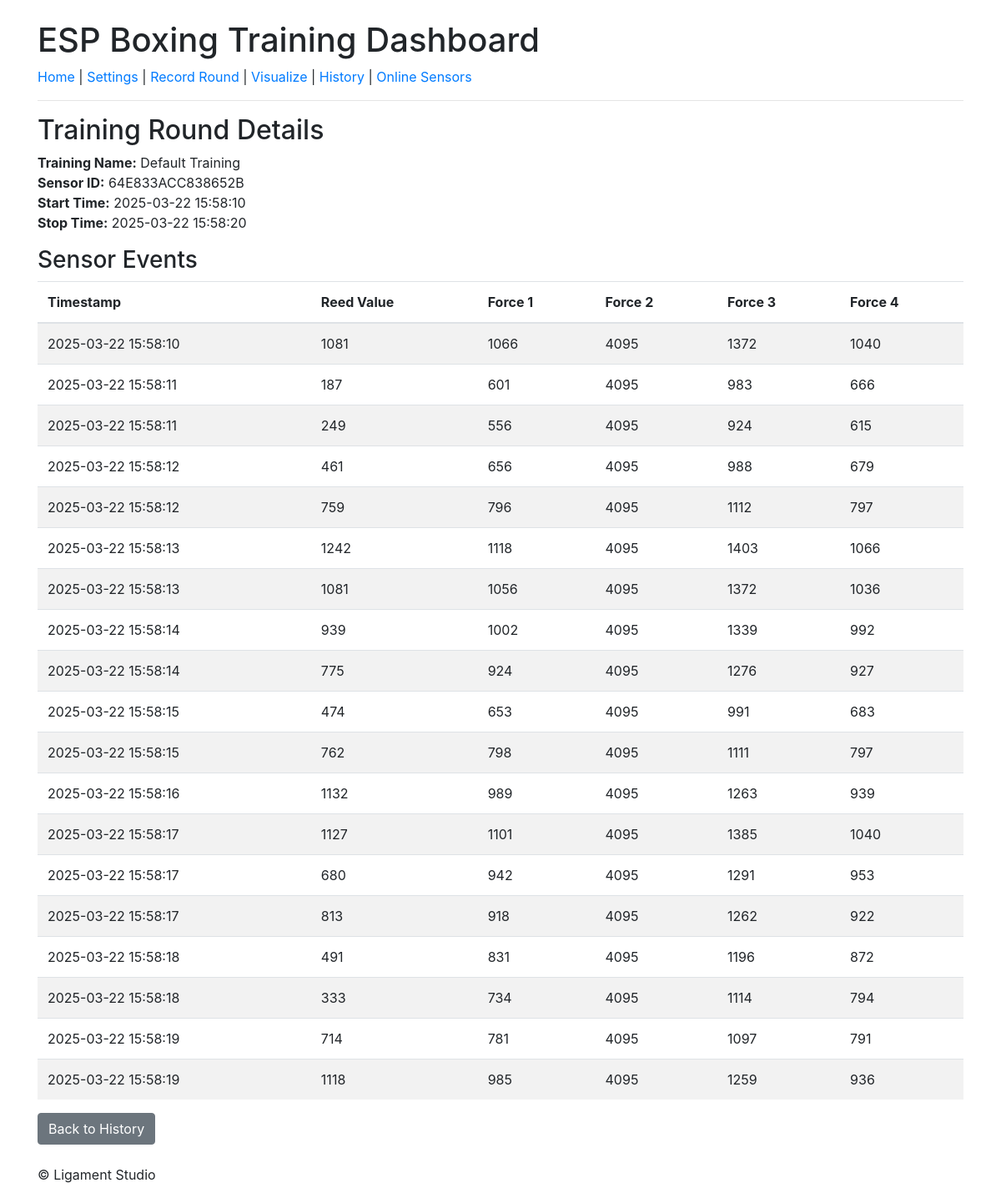
Screenshot of /history/2 with the database file from the repository.
### tables this page shows
CREATE TABLE training_round (
                id INTEGER PRIMARY KEY AUTOINCREMENT,
                training_name TEXT,
                sensor_id TEXT,
                start_time TEXT,
                stop_time TEXT
            );

CREATE TABLE sensor_history (
                id INTEGER PRIMARY KEY AUTOINCREMENT,
                timestamp TEXT NOT NULL,
                reed_value INTEGER,
                event TEXT,
                forces TEXT,
                training_round_id INTEGER,
                FOREIGN KEY(training_round_id) REFERENCES training_round(id)
            );

### app.py (the view)
@app.route('/history/<int:round_id>')
def round_details(round_id):
    conn = get_db_connection()
    round_info = conn.execute("SELECT * FROM training_round WHERE id = ?", (round_id,)).fetchone()
    sensor_events = conn.execute("SELECT * FROM sensor_history WHERE training_round_id = ? ORDER BY timestamp ASC", (round_id,)).fetchall()
    conn.close()
    processed_events = []
    for row in sensor_events:
        d = dict(row)
        if d.get("forces"):
            try:
                d["forces_list"] = json.loads(d["forces"])
            except:
                d["forces_list"] = []
        else:
            d["forces_list"] = []
        processed_events.append(d)
    return render_template('round_details.html', round=round_info, sensor_events=processed_events)

### app.py (called while the page is built)
def get_db_connection():
    conn = sqlite3.connect(DATABASE, check_same_thread=False)
    conn.row_factory = sqlite3.Row
    return conn

### templates/round_details.html
{% extends "base.html" %}
{% block content %}
<h2>Training Round Details</h2>
<p>
  <strong>Training Name:</strong> {{ round.training_name }}<br>
  <strong>Sensor ID:</strong> {{ round.sensor_id }}<br>
  <strong>Start Time:</strong> {{ round.start_time }}<br>
  <strong>Stop Time:</strong> {{ round.stop_time }}
</p>
<h3>Sensor Events</h3>
<table class="table table-striped">
  <thead>
    <tr>
      <th>Timestamp</th>
      <th>Reed Value</th>
      <th>Force 1</th>
      <th>Force 2</th>
      <th>Force 3</th>
      <th>Force 4</th>
    </tr>
  </thead>
  <tbody>
    {% for sensor_event in sensor_events %}
      <tr>
        <td>{{ sensor_event.timestamp }}</td>
        <td>{{ sensor_event.reed_value }}</td>
        {% for i in range(4) %}
          <td>
            {% if sensor_event.forces_list|length > i %}
              {{ sensor_event.forces_list[i] }}
            {% else %}
              --
            {% endif %}
          </td>
        {% endfor %}
      </tr>
    {% endfor %}
  </tbody>
</table>
<a href="{{ url_for('history') }}" class="btn btn-secondary">Back to History</a>
{% endblock %}

### templates/base.html (shortened to what this page needs)
<!doctype html>
<html lang="en">
<head>
  <link rel="stylesheet" href="https://stackpath.bootstrapcdn.com/bootstrap/4.5.2/css/bootstrap.min.css">
</head>
<body>
  <div class="container mt-4">
    <h1>ESP Boxing Training Dashboard</h1>
    <nav>
      <a href="{{ url_for('index') }}">Home</a> |
      <a href="{{ url_for('settings') }}">Settings</a> |
      <a href="{{ url_for('record') }}">Record Round</a> |
      <a href="{{ url_for('visualize_mockup') }}">Visualize</a> |
      <a href="{{ url_for('history') }}">History</a> |
      <a href="{{ url_for('online') }}">Online Sensors</a>
    </nav>
    <hr>
    {% block content %}{% endblock %}
  </div>
  <footer class="container mt-4">
    <p>&copy; {{ current_year }} Ligament Studio</p>
  </footer>
</body>
</html>

### rows the page displays
training_round: training_name "Default Training", sensor_id "64E833ACC838652B", start_time "2025-03-22 15:58:10", stop_time "2025-03-22 15:58:20"
sensor_history: timestamp "2025-03-22 15:58:10", reed_value "1081", forces_list "1066" "4095" "1372" "1040"
sensor_history: timestamp "2025-03-22 15:58:11", reed_value "187", forces_list "601" "4095" "983" "666"
sensor_history: timestamp "2025-03-22 15:58:11", reed_value "249", forces_list "556" "4095" "924" "615"
sensor_history: timestamp "2025-03-22 15:58:12", reed_value "461", forces_list "656" "4095" "988" "679"
sensor_history: timestamp "2025-03-22 15:58:12", reed_value "759", forces_list "796" "4095" "1112" "797"
sensor_history: timestamp "2025-03-22 15:58:13", reed_value "1242", forces_list "1118" "4095" "1403" "1066"
sensor_history: timestamp "2025-03-22 15:58:13", reed_value "1081", forces_list "1056" "4095" "1372" "1036"
sensor_history: timestamp "2025-03-22 15:58:14", reed_value "939", forces_list "1002" "4095" "1339" "992"
sensor_history: timestamp "2025-03-22 15:58:14", reed_value "775", forces_list "924" "4095" "1276" "927"
sensor_history: timestamp "2025-03-22 15:58:15", reed_value "474", forces_list "653" "4095" "991" "683"
sensor_history: timestamp "2025-03-22 15:58:15", reed_value "762", forces_list "798" "4095" "1111" "797"
sensor_history: timestamp "2025-03-22 15:58:16", reed_value "1132", forces_list "989" "4095" "1263" "939"
sensor_history: timestamp "2025-03-22 15:58:17", reed_value "1127", forces_list "1101" "4095" "1385" "1040"
sensor_history: timestamp "2025-03-22 15:58:17", reed_value "680", forces_list "942" "4095" "1291" "953"
sensor_history: timestamp "2025-03-22 15:58:17", reed_value "813", forces_list "918" "4095" "1262" "922"
sensor_history: timestamp "2025-03-22 15:58:18", reed_value "491", forces_list "831" "4095" "1196" "872"
sensor_history: timestamp "2025-03-22 15:58:18", reed_value "333", forces_list "734" "4095" "1114" "794"
sensor_history: timestamp "2025-03-22 15:58:19", reed_value "714", forces_list "781" "4095" "1097" "791"
sensor_history: timestamp "2025-03-22 15:58:19", reed_value "1118", forces_list "985" "4095" "1259" "936"
